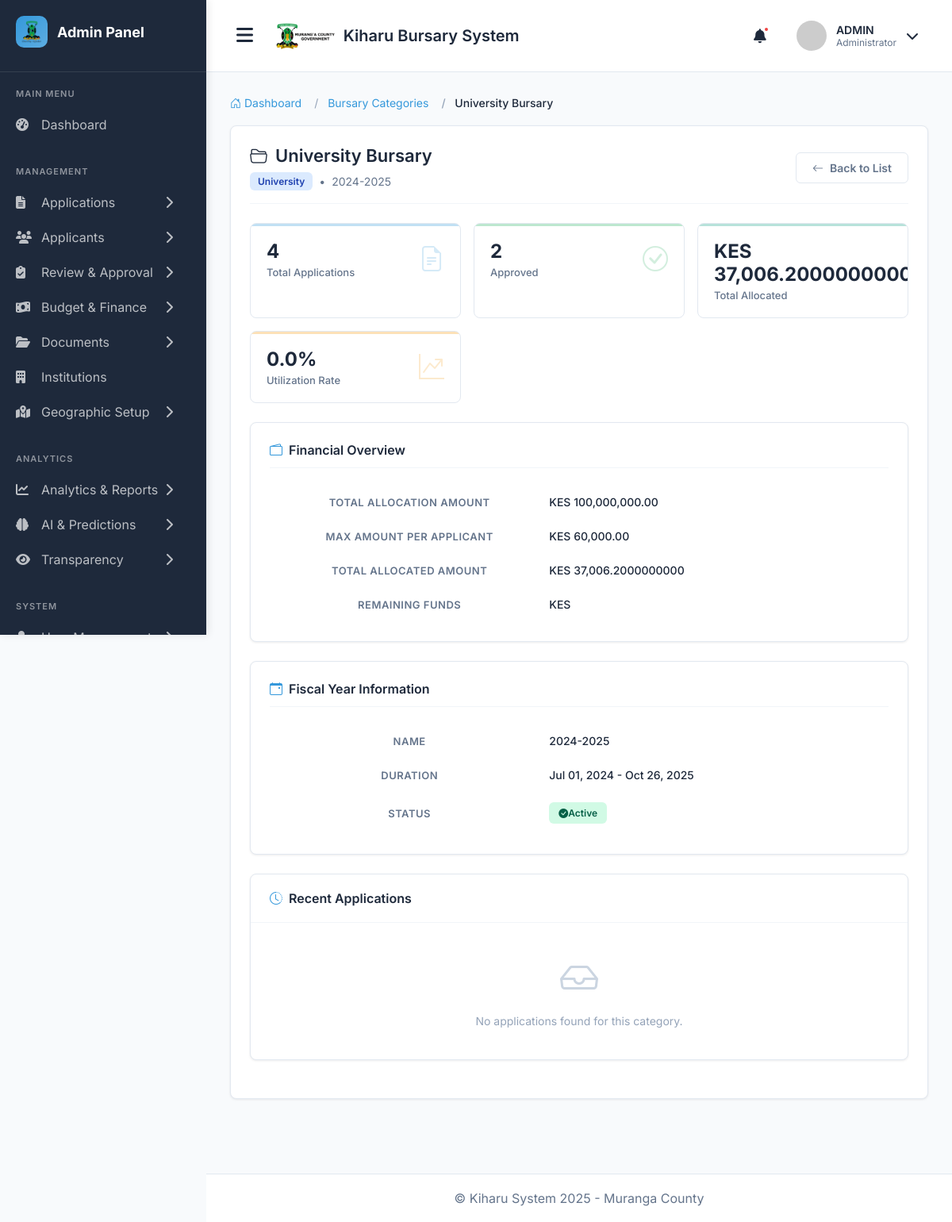
Page /admin-bursary-categories/2/ (signed in) on the committed database.
### main_application/models.py (models this page shows, shortened)
class BursaryCategory(models.Model):
    CATEGORY_TYPES = (
        ('highschool', 'High School'),
        ('special_school', 'Special School'),
        ('college', 'College'),
        ('university', 'University'),
        ('technical', 'Technical/Vocational'),
        ('freshers', 'University Freshers'),
        ('merit', 'Merit-Based'),
        ('needy', 'Extremely Needy'),
        ('orphan', 'Orphan/Vulnerable'),
    )
    name = models.CharField(max_length=100)
    category_type = models.CharField(max_length=20, choices=CATEGORY_TYPES)
    fiscal_year = models.ForeignKey(FiscalYear, on_delete=models.CASCADE, related_name='categories')
    allocation_amount = models.DecimalField(
        max_digits=12,
        decimal_places=2,
        help_text="Budget for this category"
    )
    max_amount_per_applicant = models.DecimalField(
        max_digits=10,
        decimal_places=2,
        help_text="Maximum bursary per student in this category"
    )
    min_amount_per_applicant = models.DecimalField(
        max_digits=10,
        decimal_places=2,
        default=5000,
        help_text="Minimum bursary per student"
    )
    target_beneficiaries = models.PositiveIntegerField(
        blank=True,
        null=True,
        help_text="Target number of beneficiaries"
    )
    description = models.TextField(blank=True, null=True)
    is_active = models.BooleanField(default=True)
    class Meta:
        verbose_name_plural = "Bursary Categories"
        ordering = ['fiscal_year', 'category_type']

class FiscalYear(models.Model):
    name = models.CharField(max_length=20, unique=True)  # e.g., "2024-2025"
    start_date = models.DateField()
    end_date = models.DateField()
    county = models.ForeignKey(County, on_delete=models.CASCADE, related_name='fiscal_years')
    total_county_budget = models.DecimalField(
        max_digits=15,
        decimal_places=2,
        help_text="Total county budget for the year"
    )
    education_budget = models.DecimalField(
        max_digits=15,
        decimal_places=2,
        help_text="Education sector allocation"
    )
    total_bursary_allocation = models.DecimalField(
        max_digits=12,
        decimal_places=2,
        help_text="Total county bursary allocation for the year"
    )
    equitable_share = models.DecimalField(
        max_digits=15,
        decimal_places=2,
        default=0,
        help_text="Equitable share from National Treasury"
    )
    conditional_grants = models.DecimalField(
        max_digits=15,
        decimal_places=2,
        default=0,
        help_text="Conditional allocations from National Treasury"
    )
    number_of_disbursement_rounds = models.PositiveIntegerField(
        default=2,
        help_text="How many times bursaries are disbursed per year (e.g., 2, 4, or 5)"
    )
    is_active = models.BooleanField(default=False)
    application_open = models.BooleanField(default=False)
    application_deadline = models.DateField(blank=True, null=True)
    created_at = models.DateTimeField(auto_now_add=True)
    created_by = models.ForeignKey(User, on_delete=models.SET_NULL, null=True)
    class Meta:
        ordering = ['-start_date']

### main_application/views.py (the view)
# urls.py: path('admin-bursary-categories/<int:pk>/', views.bursary_category_detail, name='bursary_category_detail'),
@login_required
@user_passes_test(is_admin)
def bursary_category_detail(request, pk):
    category = get_object_or_404(BursaryCategory, pk=pk)
    applications = Application.objects.filter(bursary_category=category)
    total_applications = applications.count()
    approved_applications = applications.filter(status='approved').count()
    total_allocated = Allocation.objects.filter(
        application__bursary_category=category
    ).aggregate(total=Sum('amount_allocated'))['total'] or 0
    remaining_allocation = category.allocation_amount - total_allocated
    context = {
        'category': category,
        'total_applications': total_applications,
        'approved_applications': approved_applications,
        'total_allocated': total_allocated,
        'remaining_allocation': remaining_allocation,
        'utilization_rate': (total_allocated / category.allocation_amount * 100) if category.allocation_amount > 0 else 0
    }
    return render(request, 'admin/bursary_category_detail.html', context)

### main_application/views.py (called while the page is built)
def is_admin(user):
    return user.user_type == 'admin'

### templates/admin/bursary_category_detail.html (shortened to what this page needs)
{% extends "admin_base.html" %}
{% load humanize %}
{% block content %}
<div class="container-fluid">
    <nav aria-label="breadcrumb">
        <ol class="breadcrumb">
            <li class="breadcrumb-item">
                <a href="{% url 'admin_dashboard' %}">
                    <i class="bi bi-house-door"></i> Dashboard
                </a>
            </li>
            <li class="breadcrumb-item">
                <a href="{% url 'bursary_category_list' %}">
                    Bursary Categories
                </a>
            </li>
            <li class="breadcrumb-item active" aria-current="page">{{ category.name }}</li>
        </ol>
    </nav>
    <div class="section-container">
        <div class="page-header">
            <div>
                <h1 class="page-title">
                    <i class="bi bi-folder2-open"></i>
                    {{ category.name }}
                </h1>
                <p class="page-subtitle">
                    <span class="type-badge">{{ category.get_category_type_display }}</span>
                    <span>•</span>
                    <span>{{ category.fiscal_year.name }}</span>
                </p>
            </div>
            <a href="{% url 'bursary_category_list' %}" class="btn-back">
                <i class="bi bi-arrow-left"></i>Back to List
            </a>
        </div>
        <div class="stats-grid">
            <div class="stat-card stat-primary">
                <div class="stat-content">
                    <div>
                        <div class="stat-value">{{ total_applications|intcomma }}</div>
                        <div class="stat-label">Total Applications</div>
                    </div>
                    <div class="stat-icon">
                        <i class="bi bi-file-earmark-text"></i>
                    </div>
                </div>
            </div>
            <div class="stat-card stat-success">
                <div class="stat-content">
                    <div>
                        <div class="stat-value">{{ approved_applications|intcomma }}</div>
                        <div class="stat-label">Approved</div>
                    </div>
                    <div class="stat-icon">
                        <i class="bi bi-check-circle"></i>
                    </div>
                </div>
            </div>
            <div class="stat-card stat-info">
                <div class="stat-content">
                    <div>
                        <div class="stat-value">KES {{ total_allocated|intcomma }}</div>
                        <div class="stat-label">Total Allocated</div>
                    </div>
                </div>
            </div>
            <div class="stat-card stat-warning">
                <div class="stat-content">
                    <div>
                        <div class="stat-value">{{ utilization_rate|floatformat:1 }}%</div>
                        <div class="stat-label">Utilization Rate</div>
                    </div>
                    <div class="stat-icon">
                        <i class="bi bi-graph-up-arrow"></i>
                    </div>
                </div>
            </div>
        </div>
        <div class="row">
            <div class="col-md-6">
                <div class="info-card">
                    <h3 class="info-card-header">
                        <i class="bi bi-wallet2"></i>
                        Financial Overview
                    </h3>
                    <table class="info-table">
                        <tr>
                            <th>Total Allocation Amount</th>
                            <td>KES {{ category.allocation_amount|intcomma }}</td>
                        </tr>
                        <tr>
                            <th>Max Amount per Applicant</th>
                            <td>KES {{ category.max_amount_per_applicant|intcomma }}</td>
                        </tr>
                        <tr>
                            <th>Total Allocated Amount</th>
                            <td class="amount-value">KES {{ total_allocated|intcomma }}</td>
                        </tr>
                        <tr>
                            <th>Remaining Funds</th>
                            <td>KES {{ remaining_funds|intcomma }}</td>
                        </tr>
                    </table>
                </div>
            </div>
            <div class="col-md-6">
                <div class="info-card">
                    <h3 class="info-card-header">
                        <i class="bi bi-calendar-event"></i>
                        Fiscal Year Information
                    </h3>
                    <table class="info-table">
                        <tr>
                            <th>Name</th>
                            <td>{{ category.fiscal_year.name }}</td>
                        </tr>
                        <tr>
                            <th>Duration</th>
                            <td>{{ category.fiscal_year.start_date|date:"M d, Y" }} - {{ category.fiscal_year.end_date|date:"M d, Y" }}</td>
                        </tr>
                        <tr>
                            <th>Status</th>
                            <td>
                                {% if category.fiscal_year.is_active %}
                                    <span class="status-badge status-active">
                                        <i class="bi bi-check-circle-fill me-1"></i>Active
                                    </span>
                                {% else %}
                                    <span class="status-badge status-inactive">Inactive</span>
                                {% endif %}
                            </td>
                        </tr>
                    </table>
                </div>
            </div>
        </div>
        <div class="applications-card">
            <div class="applications-header">
                <h3 class="applications-title">
                    <i class="bi bi-clock-history"></i>
                    Recent Applications
                </h3>
            </div>
            {% if recent_applications %}
            <div class="table-responsive">
                <table class="applications-table">
                    <thead>
                        <tr>
                            <th>Applicant Name</th>
                            <th>Amount Requested</th>
                            <th>Status</th>
                            <th>Submitted On</th>
                            <th>Actions</th>
                        </tr>
                    </thead>
                    <tbody>
                        {% for application in recent_applications %}
                        <tr>
                            <td class="applicant-name">{{ application.applicant.get_full_name }}</td>
                            <td class="amount-value">KES {{ application.amount_requested|intcomma }}</td>
                            <td>
                                {% if application.status == 'pending' %}
                                    <span class="app-status-badge app-status-pending">Pending</span>
                                {% elif application.status == 'submitted' %}
                                    <span class="app-status-badge app-status-submitted">Submitted</span>
                                {% elif application.status == 'approved' %}
                                    <span class="app-status-badge app-status-approved">Approved</span>
                                {% elif application.status == 'rejected' %}
                                    <span class="app-status-badge app-status-rejected">Rejected</span>
                                {% else %}
                                    <span class="app-status-badge app-status-submitted">{{ application.status|capfirst }}</span>
                                {% endif %}
                            </td>
                            <td>{{ application.submitted_at|date:"M d, Y" }}</td>
                            <td>
                                <a href="{% url 'application_detail' application.pk %}" class="btn-view">
                                    View Details
                                </a>
                            </td>
                        </tr>
                        {% endfor %}
                    </tbody>
                </table>
            </div>
            <div class="applications-footer">
                <a href="{% url 'bursary_category_applications' category.pk %}" class="btn-view-all">
                    <i class="bi bi-arrow-right-circle"></i>View All Applications
                </a>
            </div>
            {% else %}
            <div class="empty-state">
                <div class="empty-icon">
                    <i class="bi bi-inbox"></i>
                </div>
                <p class="empty-text">No applications found for this category.</p>
            </div>
            {% endif %}
        </div>
    </div>
</div>
{% endblock %}

### templates/admin_base.html (style rules this page uses)
* { margin: 0; padding: 0; box-sizing: border-box; }
:root { --primary-color: #3498db; --primary-hover: #2980b9; --sidebar-bg: #1E293B; --sidebar-hover: #334155; --main-bg: #F8FAFC; --card-bg: #FFFFFF; --text-primary: #1E293B; --text-secondary: #64748B; --border-color: #E2E8F0; --success-color: #10B981; --danger-color: #EF4444; --warning-color: #F59E0B; }
body { font-family: 'Inter', sans-serif; background-color: var(--main-bg); color: var(--text-primary); overflow-x: hidden; }
.page-header { margin-bottom: 30px; }
.page-title { font-size: 28px; font-weight: 700; margin-bottom: 8px; }
.breadcrumb { display: flex; gap: 8px; color: var(--text-secondary); font-size: 14px; }
.breadcrumb a { color: var(--text-secondary); text-decoration: none; }

### rows in the picture
BursaryCategory: name "University Bursary", category_type "University", fiscal_year.name "2024-2025", allocation_amount "100,000,000.00", max_amount_per_applicant "60,000.00", fiscal_year.start_date "Jul 01, 2024", fiscal_year.end_date "Oct 26, 2025"

### other values in the picture
{{ total_applications|intcomma }} "4"
{{ approved_applications|intcomma }} "2"
{{ utilization_rate|floatformat:1 }} "0.0"
{{ total_allocated|intcomma }} "37,006.2000000000"
